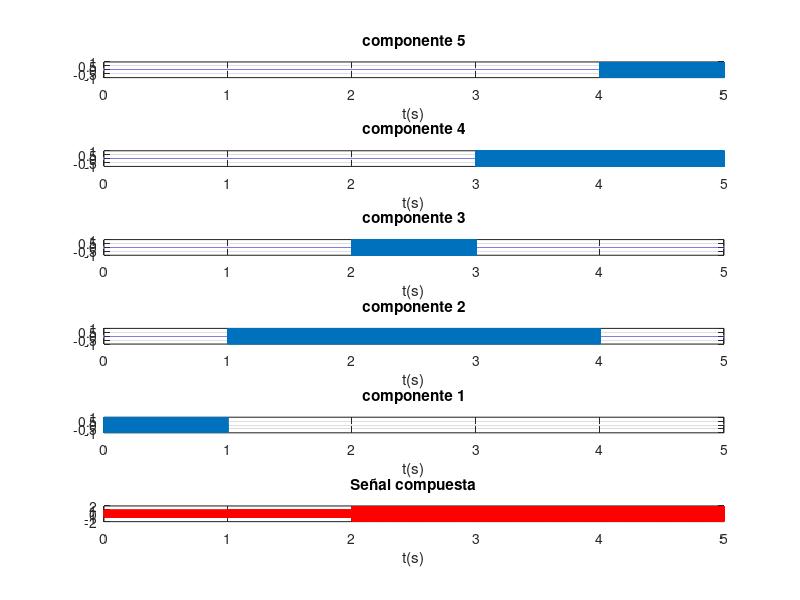

The MATLAB source for this figure: (Note: this script raises an error after producing the figure.)
%% Transformada de Gabor
%ESCUELA POLITECNICA NACIONAL
%MAIN PRINCIPAL
 
clc, 
close all, 
clear all,
 
%% 1. Recepción de datos (frecuencia, amplitudes y duraciones) de todas las componentes:
% Los datos siguientes solo deben ser remplazados según se desee introducir problemas de:
% - Resolución en frecuencia: tonos muy juntos
% - Detección: componentes muy pequeñas relativas a la mayor de 1.
 
% %1.1 Frecuencias de las componentes (ordenadas de menor a mayor):
% Prueba 1
f1=1000; f2=2000; f3=3000; f4=3500; f5=4000;

% Prueba 2
%f1=10; f2=30; f3=60; f4=80; f5=90; 

%% DESCOMENTAR PARA HACER USO DE LA PRUEBA 1
% % 1.2 Amplitudes: en este caso todas las amplitudes son iguales (0,3). 
% a1 = 0.3; a2 = 0.3; a3 = 0.3; a4 = 0.3; a5 = 0.3; 
a1 = 1; a2 = 1; a3 = 1; a4 = 1; a5 = 1; 

% 1.3 Duraciones de las componentes:
%t1=[0 0.75]; t2=[0.5 1]; t3=[0.5 0.75]; t4=[0.5 1]; t5=[0.25 0.75]; 
t1=[0 1]; t2=[1 4]; t3=[2 3]; t4=[3 5]; t5=[4 5]; 
%% 2. Generación de la señal compuesta (suma de todas las componentes):
Fs=10*f5; % Fs respecto de la f5 que es la más exigente 
Ts=1/Fs;
duracion = 5; % es el tiempo máximo que ocupan las componentes
t=0:Ts:duracion;
%% MÉTODO 2: aprovechando las ventajas de programación de Matlab,
% se realiza el método anterior pero ahora de manera compacta:
% Primeramente se generan cada una de las componentes en todo el intervalo (8 segundos):
comp1=a1*sin(2*pi*f1*t);
comp2=a2*sin(2*pi*f2*t);
comp3=a3*sin(2*pi*f3*t);
comp4=a4*sin(2*pi*f4*t);
comp5=a5*sin(2*pi*f5*t);
 
% Se llena de ceros las componentes en los intervalos donde no existen pero se aprovecha
% las posibilidades de Matlab:
comp1=(t<=1).*(comp1);
comp2=((t>=1)&(t<=4)).*(comp2);
comp3=((t>2) & (t<=3)).*(comp3);
comp4=((t>=3)&(t<=5)).*(comp4);
comp5=((t>=4)&(t<=5)).*(comp5);
 
% Presentación de las componentes en forma ascendente tal como es el
% diagrama TF ideal:
figure

subplot(6,1,1);plot(t,comp5);xlim([0 5]);title('componente 5'); xlabel('t(s)');grid on;
subplot(6,1,2);plot(t,comp4);xlim([0 5]);title('componente 4'); xlabel('t(s)');grid on;
subplot(6,1,3);plot(t,comp3);xlim([0 5]);title('componente 3'); xlabel('t(s)');grid on;
subplot(6,1,4);plot(t,comp2);xlim([0 5]);title('componente 2'); xlabel('t(s)');grid on;
subplot(6,1,5);plot(t,comp1);xlim([0 5]);title('componente 1'); xlabel('t(s)');grid on;
 
% Una vez generadas las componentes, las sumamos para obtener la señal compuesta:
yt1 = comp1+comp2+comp3+comp4+comp5;
subplot(6,1,6);plot(t,yt1,'r');title('Señal compuesta'); xlabel('t(s)');grid on;
sgtitle('Componentes individuales y señal compuesta')
xlim([0 5])
% Visualización del TF ideal en conjunto con la señal compuesta obtenida de
% manera que se vea la existencia de una o varias componentes según los intervalos  
figure
hold on
grid minor
plot (t1,[f1 f1],'linewidth',1.5)
plot (t2,[f2 f2],'linewidth',1.5)
plot (t3,[f3 f3],'linewidth',1.5)
plot (t4,[f4 f4],'linewidth',1.5)
plot (t5,[f5 f5],'linewidth',1.5)
hold off
title('DIAGRAMA TIEMPO-FRECUENCIA IDEAL')
xlabel('t(sec)')
ylabel('F(Hz)')
xlim([0 5])
ylim([0 4000])
legend(['a1 = ' num2str(a1)],['a2 = ' num2str(a2)],['a3 = ' num2str(a3)],['a4 = ' num2str(a4)],['a5 = ' num2str(a5)])
 
%% Espectrograma haciendo uso de DGTtool que utiliza la transformada discreta de Gabor
tic 
tic
xn = yt1;
inputSignal = yt1'; %señal de entrada 
 
% Se crea el objeto DGTtool
% Algunas de las opciones se pueden omitir (se utilizarán los valores predeterminados).
% El orden de las opciones no está restringido (cualquier orden es aceptable).
% La lista de ventanas disponibles se puede obtener mediante DGTtool.windowList.
% El nombre de la ventana se puede acortar (por ejemplo, 'b' es aceptable en lugar de 'Blackman').f
% Si la versión de MATLAB es 2021a o posterior, se puede utilizar la siguiente sintaxis.
% F = DGTtool(windowShift=20,windowLength=250,FFTnum=400,windowName='Blackman')
%F = DGTtool('windowShift',5,'windowLength',250,'FFTnum',256,'windowName','Blackman')
%F = DGTtool('windowShift',20,'windowLength',250,'windowName','Blackman')
F = DGTtool('windowShift',256,'windowLength',2048,'FFTnum',2048,'windowName','Gauss');

% F = DGTtool('windowShift',100,'windowLength',1000,'FFTnum',nFFT_ventana_RT,'windowName','Gauss')
% Se calcula el espectrograma
% La señal de entrada debe ser un vector de columna.
X = F(inputSignal); %Se calacula el espectrograma de la señal de entrada
x = F.pinv(X);% convierte el espectrograma de nuevo en señal
toc
% Trazar el espectrograma
% Gráfica del espectrograma. La frecuencia de muestreo se puede omitir: F.plot(x).
% Nota: Las funciones de trazado se pueden usar directamente después de definir F.
F.plot(x,Fs); %Graficacion del espectrograma
sgtitle('Transformada de Gabor ventana de Gauss');
toc